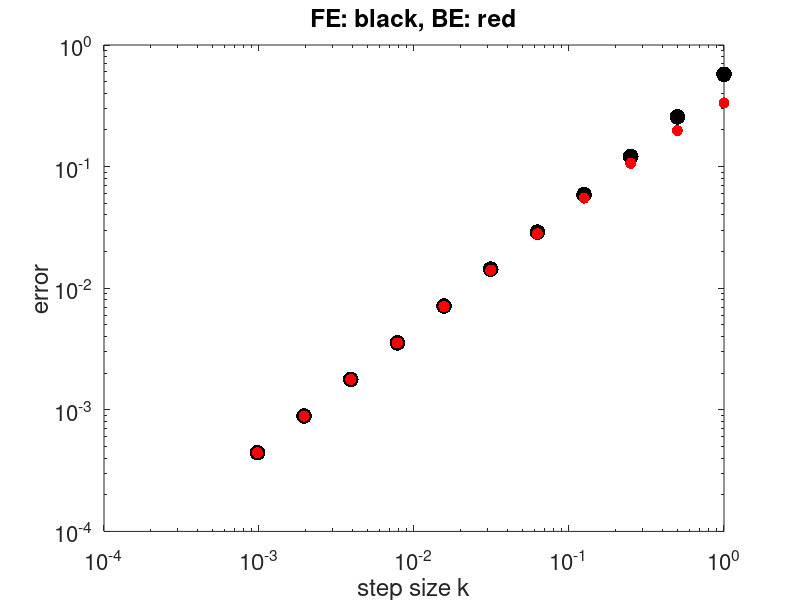

This chart was generated by the following MATLAB code:
%% Example of a stiff problem
% First, forward Euler and backward Euler applied to:
%    u' = -sin(t)
%
% Then, forward Euler and backward Euler applied to:
%    u' = -100(u-cos(t)) - sin(t)
% The soln is slowly varying but the numerical time-step for FE is
% effected by the -100 ("fast scale" in the problem, not in the
% solution).

Hf = figure(1); clf;
%hold on
%H = get(Hf, 'children');  set(H, 'fontsize', 16);

ms = 'markersize';
tmax = 2; exact = cos(tmax);

%% First, use forward euler
logkset = 0:10;
for logk = logkset
  k = .5^logk
  nsteps = tmax/k;
  t = 0; v = cos(t); f = -sin(t);
  for n = 1:nsteps
    t = (n-1)*k;
    %% try this:
    f = -sin(t);
    %% then this:
    %f = -sin(t) -100*(v - cos(t));
    vnew = v + k*f;
    v = vnew;
  end
  error = abs(v(end) - exact);
  loglog(k,error,'.k',ms,34)

  H = get(Hf, 'children');  set(H, 'fontsize', 16);
  %axis([.5e-3 .5 1e-7 1e11]), grid on, hold on
  hold on;
  xlabel('step size k')
  ylabel('error')
  %pause
end

pause

%% Next, backward Euler
for logk = logkset
  k = .5^logk;
  nsteps = tmax/k;
  t = 0; v = cos(t); f = -sin(t);
  for n = 1:nsteps
    t = (n-1)*k;
    % backward Euler: vnew = v + k*f(t+k, vnew)
    %% first problem
    vnew = v + k*(-sin(t+k));
    %% 2nd problem
    %vnew = (v + k*(-sin(t+k)  + 100*cos(t+k)))  / (1+k*100);
    v = vnew;
  end
  error = abs(v(end) - exact);
  loglog(k,error,'.r', ms, 24)
  %pause
end

title('FE: black, BE: red');